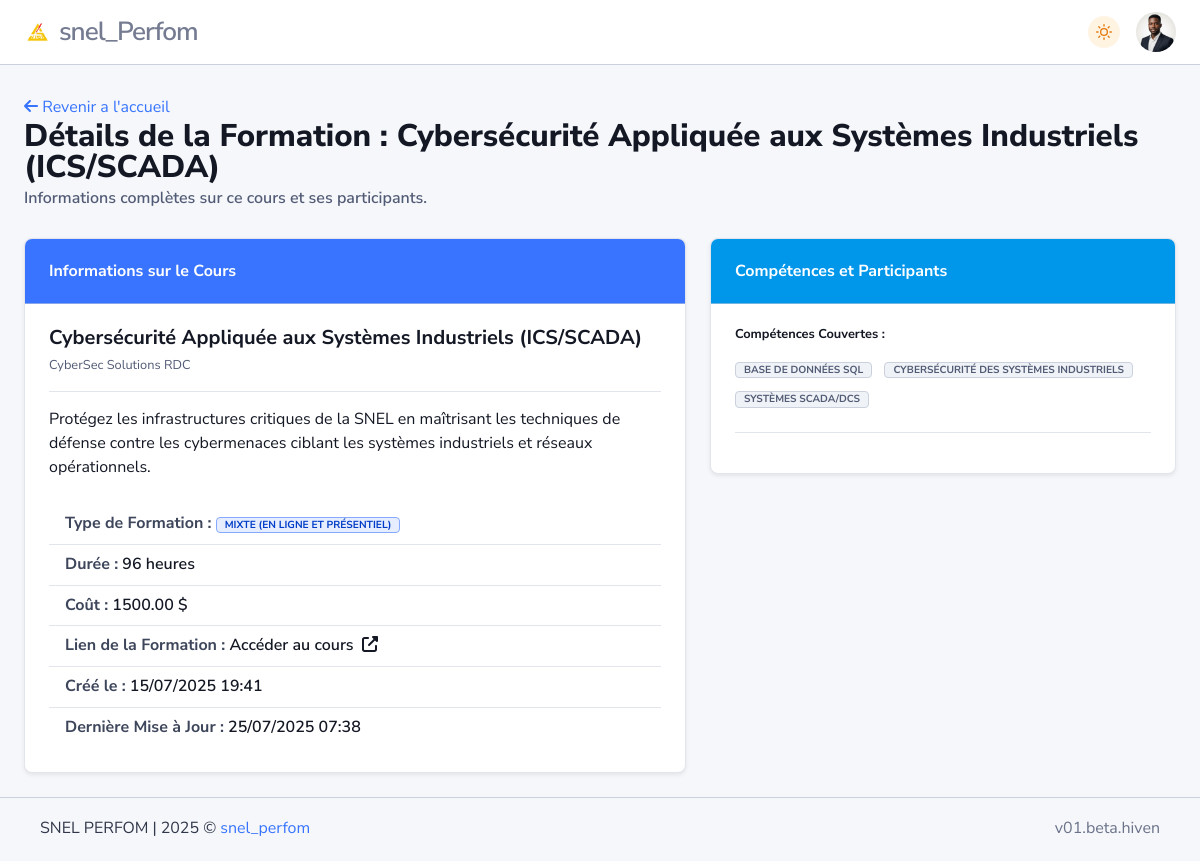
The page /cours/3/detail (signed in) on the database its author committed.
### employee/models.py (models this page shows, shortened)
class Employee(AbstractUser):
    GENDER_CHOICES = [
        ('M', 'Masculin'),
        ('F', 'Féminin'),
        ('O', 'Autre'),
    ]
    CONTRACT_TYPE_CHOICES = [
        ('CDI', 'Contrat à Durée Indéterminée'),
        ('CDD', 'Contrat à Durée Déterminée'),
        ('INT', 'Intérim'),
        ('STA', 'Stage'),
        ('AUT', 'Autre'),
    ]
    EMPLOYEE_STATUS_CHOICES = [
        ('ACT', 'Actif'),
        ('CON', 'En Congé'),
        ('SUS', 'Suspendu'),
        ('RES', 'Démissionnaire'),
        ('LIC', 'Licencié'),
        ('RET', 'Retraité'),
    ]
    email = models.EmailField(unique=True, verbose_name="Adresse E-mail de Connexion")
    username = None
    USERNAME_FIELD = 'email'
    REQUIRED_FIELDS = []
    objects = CustomUserManager()
    employee_id = models.CharField(
        max_length=50, unique=True, blank=True,
        verbose_name="Numéro Matricule",
        help_text="Numéro d'identification unique de l'employé à la SNEL (généré automatiquement)."
    )
    is_hr = models.BooleanField(
        default=False, verbose_name="Est RH",
        help_text="Indique si l'utilisateur a des privilèges du département des ressources humaines."
    )
    is_manager = models.BooleanField(
        default=False, verbose_name="Est Manager",
        help_text="Indique si l'utilisateur est un manager avec une équipe à gérer."
    )
    is_admin = models.BooleanField(
        default=False, verbose_name="Est Administrateur",
    )
    date_of_birth = models.DateField(null=True, blank=True, verbose_name="Date de Naissance")
    gender = models.CharField(max_length=1, choices=GENDER_CHOICES, null=True, blank=True, verbose_name="Genre")
    phone_number = models.CharField(max_length=20, blank=True, null=True, verbose_name="Numéro de Téléphone")
    address = models.TextField(blank=True, null=True, verbose_name="Adresse Résidentielle")
    profile_picture = models.ImageField(upload_to='media/employee_pics/', null=True, blank=True,
                                        verbose_name="Photo de Profil")
    hire_date = models.DateField(verbose_name="Date d'Embauche", null=True)  # Used for year of engagement
    contract_type = models.CharField(max_length=3, choices=CONTRACT_TYPE_CHOICES, default='CDI',
                                     verbose_name="Type de Contrat")
    employee_status = models.CharField(max_length=3, choices=EMPLOYEE_STATUS_CHOICES, default='ACT',
                                       verbose_name="Statut de l'Employé")
    salary = models.DecimalField(max_digits=10, decimal_places=2, null=True, blank=True,
                                 verbose_name="Salaire Mensuel Brut")
    emergency_contact_name = models.CharField(max_length=100, blank=True, null=True,
                                              verbose_name="Contact d'Urgence (Nom)")
    emergency_contact_phone = models.CharField(max_length=20, blank=True, null=True,
                                               verbose_name="Contact d'Urgence (Téléphone)")
    department = models.ForeignKey(Department, on_delete=models.SET_NULL, null=True, blank=True,
                                   related_name='department_employees', verbose_name="Département")
    position = models.ForeignKey(Position, on_delete=models.SET_NULL, null=True, blank=True,
                                 related_name='position_employees', verbose_name="Poste")
    manager = models.ForeignKey('self', on_delete=models.SET_NULL, null=True, blank=True,
                                related_name='managed_employees', verbose_name="Manager Direct")
    created_at = models.DateTimeField(auto_now_add=True, verbose_name="Date de Création Fiche")
    updated_at = models.DateTimeField(auto_now=True, verbose_name="Date Dernière Maj Fiche")
    bloquer = models.BooleanField(default=False, verbose_name="Cochez cette case pour bloquer l'utilisateur")
    class Meta:
        verbose_name = "Utilisateur du systeme"
        verbose_name_plural = "Utilisateurs du systeme"
        ordering = ['last_name', 'first_name']
    def is_simple_employee(self):
        if not self.is_manager and not self.is_hr:
            return True
        return False

### skill_training/models.py (models this page shows, shortened)
class TrainingCourse(models.Model):
    TRAINING_TYPE_CHOICES = [
        ('En Ligne', 'En Ligne'),
        ('En Présentiel', 'En Présentiel'),
        ('Mixte (En ligne et Présentiel)', 'Mixte (En ligne et Présentiel)'),
    ]
    title = models.CharField(max_length=200, verbose_name="Titre de la Formation")
    description = models.TextField(blank=True, null=True, verbose_name="Description")
    provider = models.CharField(max_length=100, blank=True, null=True, verbose_name="Fournisseur (Interne/Externe)")
    duration_hours = models.IntegerField(null=True, blank=True, verbose_name="Durée (Heures)")
    cost = models.DecimalField(max_digits=10, decimal_places=2, null=True, blank=True, verbose_name="Coût")
    skills_covered = models.ManyToManyField(Skill, related_name='courses', verbose_name="Compétences Couvertes")
    training_type = models.CharField(max_length=60, choices=TRAINING_TYPE_CHOICES, default='IN_PERSON',
                                     verbose_name="Type de Formation")
    url_link = models.URLField(max_length=200, blank=True, null=True, verbose_name="Lien (si en ligne)")
    created_at = models.DateTimeField(auto_now_add=True, verbose_name="Date de Création")
    updated_at = models.DateTimeField(auto_now=True, verbose_name="Date de Dernière Mise à Jour")
    class Meta:
        verbose_name = "Formation"
        verbose_name_plural = "Formations"
        ordering = ['title']

class Skill(models.Model):
    name = models.CharField(max_length=150, unique=True, verbose_name="Nom de la Compétence")
    description = models.TextField(blank=True, null=True, verbose_name="Description")
    category = models.ForeignKey(SkillCategory, on_delete=models.SET_NULL, null=True, blank=True,
                                 related_name='skills', verbose_name="Catégorie")
    is_critical_for_snel = models.BooleanField(
        default=False, verbose_name="Critique pour la SNEL",
        help_text="Indique si cette compétence est essentielle pour les opérations ou la stratégie de la SNEL."
    )
    created_at = models.DateTimeField(auto_now_add=True, verbose_name="Date de Création")
    updated_at = models.DateTimeField(auto_now=True, verbose_name="Date de Dernière Mise à Jour")
    class Meta:
        verbose_name = "Compétence"
        verbose_name_plural = "Compétences"
        ordering = ['name']

### course/views.py (the view)
# urls.py: path('<int:course_id>/detail', detail_course, name='detail_course'),
@login_required(login_url='dashboard:login')
def detail_course(request, course_id):
    course = get_object_or_404(TrainingCourse, pk=course_id)
    total_participants = EmployeeTraining.objects.filter(course=course).values('employee').distinct().count()
    participants_list = EmployeeTraining.objects.filter(course=course).select_related('employee').values(
        'employee').distinct()
    employee_ids = [item['employee'] for item in participants_list]
    actual_participants = Employee.objects.filter(pk__in=employee_ids).order_by('first_name', 'last_name')
    context = {
        'course': course,
        'total_participants': total_participants,
        'participants_list': actual_participants,  # List of Employee objects
    }
    return render(request, 'course_details.html', context)

### templates/course_details.html (shortened to what this page needs)
{% extends 'index.html' %}
{% load static %}
{% block content %}
<div class="content">
    <div class="row gy-3 mb-2 justify-content-between">
        <div class="col-12">
            {% if request.user.is_manager is False and request.user.is_hr is False %}
            <a href="{% url 'employee:home' %}"> <i class="fa fa-arrow-left"></i> Revenir a l'accueil </a>
            {% endif %}
            <h2 class="mb-2 text-body-emphasis">Détails de la Formation : {{ course.title }}</h2>
            <h5 class="text-body-tertiary fw-semibold mb-4">Informations complètes sur ce cours et ses participants.</h5>
        </div>
    </div>
    <div class="row g-4">
        <div class="col-lg-7 col-md-8">
            <div class="card shadow-sm mb-4">
                <div class="card-header bg-primary text-white d-flex justify-content-between align-items-center">
                    <h5 class="mb-0 text-white">Informations sur le Cours</h5>
                </div>
                <div class="card-body">
                    <h4 class="mb-2 text-body-emphasis">{{ course.title }}</h4>
                    <p class="text-body-tertiary fs-9">{{ course.provider|default_if_none:"Fournisseur Inconnu" }}</p>
                    <hr class="my-3 border-dashed">
                    <p class="text-body-emphasis">{{ course.description|default_if_none:"Aucune description disponible." }}</p>
                    <ul class="list-group list-group-flush text-start mt-4">
                        <li class="list-group-item bg-transparent py-2">
                            <strong class="text-body-secondary">Type de Formation :</strong>
                            <span class="badge badge-phoenix fs-10 badge-phoenix-primary">{{ course.get_training_type_display }}</span>
                        </li>
                        <li class="list-group-item bg-transparent py-2">
                            <strong class="text-body-secondary">Durée :</strong>
                            <span class="text-body-emphasis fw-semibold">{{ course.duration_hours|default_if_none:"N/A" }} heures</span>
                        </li>
                        <li class="list-group-item bg-transparent py-2">
                            <strong class="text-body-secondary">Coût :</strong>
                            <span class="text-body-emphasis fw-semibold">{{ course.cost|floatformat:2|default_if_none:"N/A" }} $</span>
                        </li>
                        {% if course.url_link %}
                        <li class="list-group-item bg-transparent py-2">
                            <strong class="text-body-secondary">Lien de la Formation :</strong>
                            <a href="{{ course.url_link }}" target="_blank" class="text-body-emphasis fw-semibold">Accéder au cours <span class="fas fa-external-link-alt ms-1"></span></a>
                        </li>
                        {% endif %}
                        <li class="list-group-item bg-transparent py-2">
                            <strong class="text-body-secondary">Créé le :</strong>
                            <span class="text-body-emphasis fw-semibold">{{ course.created_at|date:"d/m/Y H:i" }}</span>
                        </li>
                        <li class="list-group-item bg-transparent py-2">
                            <strong class="text-body-secondary">Dernière Mise à Jour :</strong>
                            <span class="text-body-emphasis fw-semibold">{{ course.updated_at|date:"d/m/Y H:i" }}</span>
                        </li>
                    </ul>
                </div>
            </div>
        </div>
        <div class="col-lg-5 col-md-4">
            <div class="card shadow-sm mb-4">
                <div class="card-header bg-info text-white">
                    <h5 class="mb-0 text-white">Compétences et Participants</h5>
                </div>
                <div class="card-body">
                    <h6 class="mb-3 text-body-emphasis">Compétences Couvertes :</h6>
                    {% if course.skills_covered.all %}
                        {% for skill in course.skills_covered.all %}
                            <span class="badge badge-phoenix badge-phoenix-secondary me-2 mb-2 fs-10" data-bs-toggle="tooltip" data-bs-placement="top" title="{{ skill.description|default_if_none:'Aucune description.' }}">
                                {{ skill.name }}
                            </span>
                        {% endfor %}
                    {% else %}
                        <p class="text-body-tertiary">Aucune compétence associée à cette formation.</p>
                    {% endif %}
                    <hr class="my-3 border-dashed">
                </div>
            </div>
        </div>
    </div>
    <footer class="footer position-absolute">
        <div class="row g-0 justify-content-between align-items-center h-100">
            <div class="col-12 col-sm-auto text-center">
                <p class="mb-0 mt-2 mt-sm-0 text-body">SNEL PERFOM<span class="d-none d-sm-inline-block mx-1">|</span><br class="d-sm-none" />2025 &copy;<a class="mx-1" href="{% url 'dashboard:home' %}">snel_perfom</a></p>
            </div>
            <div class="col-12 col-sm-auto text-center">
                <p class="mb-0 text-body-tertiary text-opacity-85">v01.beta.hiven</p>
            </div>
        </div>
    </footer>
</div>
{% endblock %}

### templates/index.html (shortened to what this page needs)
{% load static %}
<!DOCTYPE html>
<html lang="en-US" dir="ltr" data-navigation-type="default" data-navbar-horizontal-shape="default">
<head>
    <link href="{% static 'vendors/simplebar/simplebar.min.css' %}" rel="stylesheet">
    <link rel="stylesheet" href="{% static 'unicons.iconscout.com/release/v4.0.8/css/line.css' %}">
    <link href="{% static 'css/theme-rtl.min.css' %}" type="text/css" rel="stylesheet" id="style-rtl">
    <link href="{% static 'css/theme.min.css' %}" type="text/css" rel="stylesheet" id="style-default">
    <link href="{% static 'css/user-rtl.min.css' %}" type="text/css" rel="stylesheet" id="user-style-rtl">
    <link href="{% static 'css/user.min.css' %}" type="text/css" rel="stylesheet" id="user-style-default">
    <link href="{% static 'vendors/leaflet/leaflet.css' %}" rel="stylesheet">
    <link href="{% static 'vendors/leaflet.markercluster/MarkerCluster.css' %}" rel="stylesheet">
    <link href="{% static 'vendors/leaflet.markercluster/MarkerCluster.Default.css' %}" rel="stylesheet">
  </head>
{% block body %}
  <body>
    <main class="main" id="top">
    {% block navigation2 %}
      <nav class="navbar navbar-top fixed-top navbar-expand" id="navbarDefault" style="display:none;">
        <div class="collapse navbar-collapse justify-content-between">
          <div class="navbar-logo">
            <a class="navbar-brand me-1 me-sm-2" href="{% url 'dashboard:home' %}">
              <div class="d-flex align-items-center">
                <div class="d-flex align-items-center"><img src="{% static 'img/logo.png' %}" alt="phoenix" width="27" />
                  <h5 class="logo-text ms-2 d-none d-sm-block">snel_Perfom</h5>
                </div>
              </div>
            </a>
          </div>
          <ul class="navbar-nav navbar-nav-icons flex-row">
            <li class="nav-item">
              <div class="theme-control-toggle fa-icon-wait px-2"><label class="mb-0 theme-control-toggle-label theme-control-toggle-dark" for="themeControlToggle" data-bs-toggle="tooltip" data-bs-placement="left" data-bs-title="Switch theme" style="height:32px;width:32px;"><span class="icon" data-feather="sun"></span></label></div>
            </li>
            <li class="nav-item dropdown"><a class="nav-link lh-1 pe-0" id="navbarDropdownUser" href="#!" role="button" data-bs-toggle="dropdown" data-bs-auto-close="outside" aria-haspopup="true" aria-expanded="false">
                <div class="avatar avatar-l ">
                  <img class="rounded-circle " src="{% if request.user.profile_picture %}{{ request.user.profile_picture.url  }}{% else %} {% static 'img/avatar/default_profile.png' %} {% endif %}" alt="" />
                </div>
              </a>
            </li>
          </ul>
        </div>
      </nav>
    {% endblock navigation2 %}
       {% block content %}{% endblock %}
    </main>
  </body>
{% endblock %}
</html>

### rows shown on the page
Employee: profile_picture (picture)
TrainingCourse: title "Cybersécurité Appliquée aux Systèmes Industriels (ICS/SCADA)", provider "CyberSec Solutions RDC", description "Protégez les infrastructures critiques de la SNEL en maîtrisant les techniques de défense contre les cybermenaces ciblant les systèmes industriels et réseaux opérationnels.", training_type "MIXTE (EN LIGNE ET PRÉSENTIEL)", duration_hours "96", cost "1500.00", created_at "15/07/2025 19:41", updated_at "25/07/2025 07:38"
Skill: name "BASE DE DONNÉES SQL"
Skill: name "CYBERSÉCURITÉ DES SYSTÈMES INDUSTRIELS"
Skill: name "SYSTÈMES SCADA/DCS"
